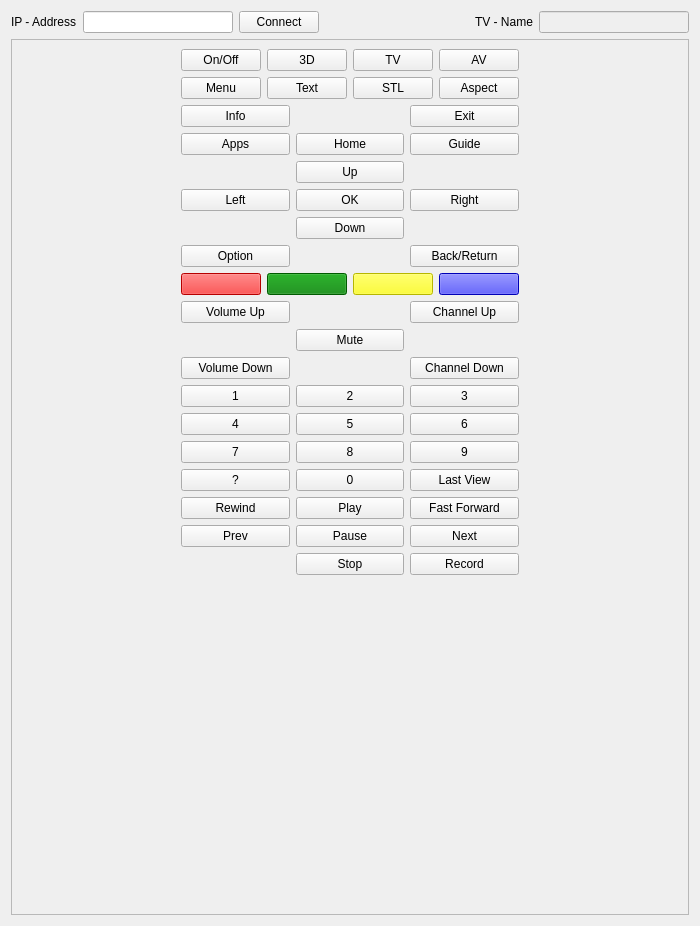
<?xml version="1.0" encoding="UTF-8"?>
<ui version="4.0">
 <class>MainWidget</class>
 <widget class="QWidget" name="MainWidget">
  <property name="geometry">
   <rect>
    <x>0</x>
    <y>0</y>
    <width>700</width>
    <height>926</height>
   </rect>
  </property>
  <property name="windowTitle">
   <string>Form</string>
  </property>
  <layout class="QGridLayout" name="gridLayout_8">
   <item row="0" column="0">
    <layout class="QHBoxLayout" name="horizontalLayout">
     <item>
      <widget class="QLabel" name="labelIP">
       <property name="text">
        <string>IP - Address</string>
       </property>
      </widget>
     </item>
     <item>
      <widget class="QLineEdit" name="lineEditIP"/>
     </item>
     <item>
      <widget class="QPushButton" name="pushButtonConnect">
       <property name="text">
        <string>Connect</string>
       </property>
      </widget>
     </item>
     <item>
      <spacer name="horizontalSpacer">
       <property name="orientation">
        <enum>Qt::Horizontal</enum>
       </property>
       <property name="sizeHint" stdset="0">
        <size>
         <width>40</width>
         <height>20</height>
        </size>
       </property>
      </spacer>
     </item>
     <item>
      <widget class="QLabel" name="labelTVName">
       <property name="text">
        <string>TV - Name</string>
       </property>
      </widget>
     </item>
     <item>
      <widget class="QLineEdit" name="lineEditTVName">
       <property name="enabled">
        <bool>false</bool>
       </property>
      </widget>
     </item>
    </layout>
   </item>
   <item row="1" column="0">
    <widget class="QScrollArea" name="scrollArea">
     <property name="styleSheet">
      <string notr="true">QPushButton
       {
       border-style: solid;
       border-width:1px;
       border-radius:10px;
       border-color: grey;
       padding: 10px;
       }

       QPushButton:pressed {
       background-color: rgb(224, 0, 0);
       border-style: inset;
       }r
      </string>
     </property>
     <property name="widgetResizable">
      <bool>true</bool>
     </property>
     <widget class="QWidget" name="scrollAreaWidgetContents">
      <property name="geometry">
       <rect>
        <x>0</x>
        <y>0</y>
        <width>667</width>
        <height>885</height>
       </rect>
      </property>
      <layout class="QGridLayout" name="gridLayout_6">
       <item row="2" column="4" rowspan="2">
        <spacer name="horizontalSpacer_4">
         <property name="orientation">
          <enum>Qt::Horizontal</enum>
         </property>
         <property name="sizeHint" stdset="0">
          <size>
           <width>40</width>
           <height>20</height>
          </size>
         </property>
        </spacer>
       </item>
       <item row="5" column="1" colspan="3">
        <layout class="QGridLayout" name="gridLayout_3">
         <item row="0" column="0">
          <widget class="QPushButton" name="buttonVolumeUp">
           <property name="text">
            <string>Volume Up</string>
           </property>
          </widget>
         </item>
         <item row="0" column="2">
          <widget class="QPushButton" name="buttonChannelUp">
           <property name="text">
            <string>Channel Up</string>
           </property>
          </widget>
         </item>
         <item row="1" column="1">
          <widget class="QPushButton" name="buttonMute">
           <property name="text">
            <string>Mute</string>
           </property>
          </widget>
         </item>
         <item row="2" column="0">
          <widget class="QPushButton" name="buttonVolumeDown">
           <property name="text">
            <string>Volume Down</string>
           </property>
          </widget>
         </item>
         <item row="2" column="2">
          <widget class="QPushButton" name="buttonChannelDown">
           <property name="text">
            <string>Channel Down</string>
           </property>
          </widget>
         </item>
        </layout>
       </item>
       <item row="9" column="2">
        <spacer name="verticalSpacer">
         <property name="orientation">
          <enum>Qt::Vertical</enum>
         </property>
         <property name="sizeHint" stdset="0">
          <size>
           <width>17</width>
           <height>361</height>
          </size>
         </property>
        </spacer>
       </item>
       <item row="4" column="1" colspan="3">
        <layout class="QGridLayout" name="gridLayout_7">
         <item row="0" column="0">
          <widget class="QPushButton" name="buttonRed">
           <property name="styleSheet">
            <string notr="true">background-color: red;</string>
           </property>
           <property name="text">
            <string/>
           </property>
          </widget>
         </item>
         <item row="0" column="3">
          <widget class="QPushButton" name="buttonBlue">
           <property name="autoFillBackground">
            <bool>false</bool>
           </property>
           <property name="styleSheet">
            <string notr="true">background-color: blue;</string>
           </property>
           <property name="text">
            <string/>
           </property>
          </widget>
         </item>
         <item row="0" column="2">
          <widget class="QPushButton" name="buttonYellow">
           <property name="styleSheet">
            <string notr="true">background-color: yellow;</string>
           </property>
           <property name="text">
            <string/>
           </property>
          </widget>
         </item>
         <item row="0" column="1">
          <widget class="QPushButton" name="buttonGreen">
           <property name="styleSheet">
            <string notr="true">background-color: green;</string>
           </property>
           <property name="text">
            <string/>
           </property>
          </widget>
         </item>
        </layout>
       </item>
       <item row="5" column="0">
        <spacer name="horizontalSpacer_7">
         <property name="orientation">
          <enum>Qt::Horizontal</enum>
         </property>
         <property name="sizeHint" stdset="0">
          <size>
           <width>40</width>
           <height>20</height>
          </size>
         </property>
        </spacer>
       </item>
       <item row="2" column="0" rowspan="2">
        <spacer name="horizontalSpacer_5">
         <property name="orientation">
          <enum>Qt::Horizontal</enum>
         </property>
         <property name="sizeHint" stdset="0">
          <size>
           <width>40</width>
           <height>20</height>
          </size>
         </property>
        </spacer>
       </item>
       <item row="0" column="0" rowspan="2">
        <spacer name="horizontalSpacer_3">
         <property name="orientation">
          <enum>Qt::Horizontal</enum>
         </property>
         <property name="sizeHint" stdset="0">
          <size>
           <width>40</width>
           <height>20</height>
          </size>
         </property>
        </spacer>
       </item>
       <item row="0" column="1" rowspan="2" colspan="3">
        <layout class="QGridLayout" name="gridLayout">
         <item row="0" column="0">
          <widget class="QPushButton" name="buttonOnOff">
           <property name="text">
            <string>On/Off</string>
           </property>
          </widget>
         </item>
         <item row="0" column="1">
          <widget class="QPushButton" name="button3D">
           <property name="text">
            <string>3D</string>
           </property>
          </widget>
         </item>
         <item row="0" column="2">
          <widget class="QPushButton" name="buttonTV">
           <property name="text">
            <string>TV</string>
           </property>
          </widget>
         </item>
         <item row="0" column="3">
          <widget class="QPushButton" name="buttonAV">
           <property name="text">
            <string>AV</string>
           </property>
          </widget>
         </item>
         <item row="1" column="0">
          <widget class="QPushButton" name="buttonMenu">
           <property name="text">
            <string>Menu</string>
           </property>
          </widget>
         </item>
         <item row="1" column="1">
          <widget class="QPushButton" name="buttonText">
           <property name="text">
            <string>Text</string>
           </property>
          </widget>
         </item>
         <item row="1" column="2">
          <widget class="QPushButton" name="buttonSTL">
           <property name="text">
            <string>STL</string>
           </property>
          </widget>
         </item>
         <item row="1" column="3">
          <widget class="QPushButton" name="buttonAspect">
           <property name="text">
            <string>Aspect</string>
           </property>
          </widget>
         </item>
        </layout>
       </item>
       <item row="4" column="0">
        <spacer name="horizontalSpacer_6">
         <property name="orientation">
          <enum>Qt::Horizontal</enum>
         </property>
         <property name="sizeHint" stdset="0">
          <size>
           <width>40</width>
           <height>20</height>
          </size>
         </property>
        </spacer>
       </item>
       <item row="2" column="1" rowspan="2" colspan="3">
        <layout class="QGridLayout" name="gridLayout_2">
         <item row="0" column="0">
          <widget class="QPushButton" name="buttonInfo">
           <property name="text">
            <string>Info</string>
           </property>
          </widget>
         </item>
         <item row="0" column="2">
          <widget class="QPushButton" name="buttonExit">
           <property name="text">
            <string>Exit</string>
           </property>
          </widget>
         </item>
         <item row="1" column="0">
          <widget class="QPushButton" name="buttonApps">
           <property name="text">
            <string>Apps</string>
           </property>
          </widget>
         </item>
         <item row="1" column="1">
          <widget class="QPushButton" name="buttonHome">
           <property name="text">
            <string>Home</string>
           </property>
          </widget>
         </item>
         <item row="1" column="2">
          <widget class="QPushButton" name="buttonGuide">
           <property name="text">
            <string>Guide</string>
           </property>
          </widget>
         </item>
         <item row="2" column="1">
          <widget class="QPushButton" name="buttonUp">
           <property name="text">
            <string>Up</string>
           </property>
          </widget>
         </item>
         <item row="3" column="0">
          <widget class="QPushButton" name="buttonLeft">
           <property name="text">
            <string>Left</string>
           </property>
          </widget>
         </item>
         <item row="3" column="1">
          <widget class="QPushButton" name="buttonOK">
           <property name="text">
            <string>OK</string>
           </property>
          </widget>
         </item>
         <item row="3" column="2">
          <widget class="QPushButton" name="buttonRight">
           <property name="text">
            <string>Right</string>
           </property>
          </widget>
         </item>
         <item row="4" column="1">
          <widget class="QPushButton" name="buttonDown">
           <property name="text">
            <string>Down</string>
           </property>
          </widget>
         </item>
         <item row="5" column="0">
          <widget class="QPushButton" name="buttonOption">
           <property name="text">
            <string>Option</string>
           </property>
          </widget>
         </item>
         <item row="5" column="2">
          <widget class="QPushButton" name="buttonBackReturn">
           <property name="text">
            <string>Back/Return</string>
           </property>
          </widget>
         </item>
        </layout>
       </item>
       <item row="4" column="4">
        <spacer name="horizontalSpacer_9">
         <property name="orientation">
          <enum>Qt::Horizontal</enum>
         </property>
         <property name="sizeHint" stdset="0">
          <size>
           <width>40</width>
           <height>20</height>
          </size>
         </property>
        </spacer>
       </item>
       <item row="6" column="1" rowspan="2" colspan="3">
        <layout class="QGridLayout" name="gridLayout_4">
         <item row="0" column="0">
          <widget class="QPushButton" name="button1">
           <property name="text">
            <string>1</string>
           </property>
          </widget>
         </item>
         <item row="0" column="1">
          <widget class="QPushButton" name="button2">
           <property name="text">
            <string>2</string>
           </property>
          </widget>
         </item>
         <item row="0" column="2">
          <widget class="QPushButton" name="button3">
           <property name="text">
            <string>3</string>
           </property>
          </widget>
         </item>
         <item row="1" column="0">
          <widget class="QPushButton" name="button4">
           <property name="text">
            <string>4</string>
           </property>
          </widget>
         </item>
         <item row="1" column="1">
          <widget class="QPushButton" name="button5">
           <property name="text">
            <string>5</string>
           </property>
          </widget>
         </item>
         <item row="1" column="2">
          <widget class="QPushButton" name="button6">
           <property name="text">
            <string>6</string>
           </property>
          </widget>
         </item>
         <item row="2" column="0">
          <widget class="QPushButton" name="button7">
           <property name="text">
            <string>7</string>
           </property>
          </widget>
         </item>
         <item row="2" column="1">
          <widget class="QPushButton" name="button8">
           <property name="text">
            <string>8</string>
           </property>
          </widget>
         </item>
         <item row="2" column="2">
          <widget class="QPushButton" name="button9">
           <property name="text">
            <string>9</string>
           </property>
          </widget>
         </item>
         <item row="3" column="0">
          <widget class="QPushButton" name="buttonHelp">
           <property name="text">
            <string>?</string>
           </property>
          </widget>
         </item>
         <item row="3" column="1">
          <widget class="QPushButton" name="button0">
           <property name="text">
            <string>0</string>
           </property>
          </widget>
         </item>
         <item row="3" column="2">
          <widget class="QPushButton" name="buttonLastView">
           <property name="text">
            <string>Last View</string>
           </property>
          </widget>
         </item>
        </layout>
       </item>
       <item row="5" column="4">
        <spacer name="horizontalSpacer_8">
         <property name="orientation">
          <enum>Qt::Horizontal</enum>
         </property>
         <property name="sizeHint" stdset="0">
          <size>
           <width>40</width>
           <height>20</height>
          </size>
         </property>
        </spacer>
       </item>
       <item row="0" column="4" rowspan="2">
        <spacer name="horizontalSpacer_2">
         <property name="orientation">
          <enum>Qt::Horizontal</enum>
         </property>
         <property name="sizeHint" stdset="0">
          <size>
           <width>40</width>
           <height>20</height>
          </size>
         </property>
        </spacer>
       </item>
       <item row="6" column="0" rowspan="2">
        <spacer name="horizontalSpacer_10">
         <property name="orientation">
          <enum>Qt::Horizontal</enum>
         </property>
         <property name="sizeHint" stdset="0">
          <size>
           <width>40</width>
           <height>20</height>
          </size>
         </property>
        </spacer>
       </item>
       <item row="6" column="4" rowspan="2">
        <spacer name="horizontalSpacer_11">
         <property name="orientation">
          <enum>Qt::Horizontal</enum>
         </property>
         <property name="sizeHint" stdset="0">
          <size>
           <width>40</width>
           <height>20</height>
          </size>
         </property>
        </spacer>
       </item>
       <item row="8" column="1" colspan="3">
        <layout class="QGridLayout" name="gridLayout_5">
         <item row="0" column="0">
          <widget class="QPushButton" name="buttonRewind">
           <property name="text">
            <string>Rewind</string>
           </property>
          </widget>
         </item>
         <item row="0" column="1">
          <widget class="QPushButton" name="buttonPlay">
           <property name="text">
            <string>Play</string>
           </property>
          </widget>
         </item>
         <item row="0" column="2">
          <widget class="QPushButton" name="buttonFastForward">
           <property name="text">
            <string>Fast Forward</string>
           </property>
          </widget>
         </item>
         <item row="1" column="0">
          <widget class="QPushButton" name="buttonPrevious">
           <property name="text">
            <string>Prev</string>
           </property>
          </widget>
         </item>
         <item row="1" column="1">
          <widget class="QPushButton" name="buttonPause">
           <property name="text">
            <string>Pause</string>
           </property>
          </widget>
         </item>
         <item row="1" column="2">
          <widget class="QPushButton" name="buttonNext">
           <property name="text">
            <string>Next</string>
           </property>
          </widget>
         </item>
         <item row="2" column="1">
          <widget class="QPushButton" name="buttonStop">
           <property name="text">
            <string>Stop</string>
           </property>
          </widget>
         </item>
         <item row="2" column="2">
          <widget class="QPushButton" name="buttonRecord">
           <property name="text">
            <string>Record</string>
           </property>
          </widget>
         </item>
        </layout>
       </item>
       <item row="8" column="0">
        <spacer name="horizontalSpacer_12">
         <property name="orientation">
          <enum>Qt::Horizontal</enum>
         </property>
         <property name="sizeHint" stdset="0">
          <size>
           <width>40</width>
           <height>20</height>
          </size>
         </property>
        </spacer>
       </item>
       <item row="8" column="4">
        <spacer name="horizontalSpacer_13">
         <property name="orientation">
          <enum>Qt::Horizontal</enum>
         </property>
         <property name="sizeHint" stdset="0">
          <size>
           <width>40</width>
           <height>20</height>
          </size>
         </property>
        </spacer>
       </item>
      </layout>
     </widget>
    </widget>
   </item>
  </layout>
 </widget>
 <resources/>
 <connections/>
</ui>
